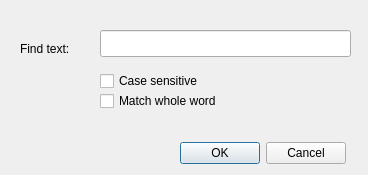
<?xml version="1.0" encoding="UTF-8"?>
<ui version="4.0">
 <class>FindDialog</class>
 <widget class="QDialog" name="FindDialog">
  <property name="geometry">
   <rect>
    <x>0</x>
    <y>0</y>
    <width>368</width>
    <height>175</height>
   </rect>
  </property>
  <property name="windowTitle">
   <string>Find Text</string>
  </property>
  <widget class="QDialogButtonBox" name="buttonBox">
   <property name="geometry">
    <rect>
     <x>170</x>
     <y>140</y>
     <width>176</width>
     <height>27</height>
    </rect>
   </property>
   <property name="orientation">
    <enum>Qt::Horizontal</enum>
   </property>
   <property name="standardButtons">
    <set>QDialogButtonBox::Cancel|QDialogButtonBox::Ok</set>
   </property>
  </widget>
  <widget class="QLineEdit" name="lineEdit">
   <property name="geometry">
    <rect>
     <x>100</x>
     <y>30</y>
     <width>251</width>
     <height>27</height>
    </rect>
   </property>
  </widget>
  <widget class="QLabel" name="label">
   <property name="geometry">
    <rect>
     <x>20</x>
     <y>40</y>
     <width>66</width>
     <height>17</height>
    </rect>
   </property>
   <property name="text">
    <string>Find text:</string>
   </property>
  </widget>
  <widget class="QCheckBox" name="caseSensitive">
   <property name="geometry">
    <rect>
     <x>100</x>
     <y>70</y>
     <width>141</width>
     <height>22</height>
    </rect>
   </property>
   <property name="text">
    <string>Case sensitive</string>
   </property>
  </widget>
  <widget class="QCheckBox" name="matchWholeWord">
   <property name="geometry">
    <rect>
     <x>100</x>
     <y>90</y>
     <width>161</width>
     <height>22</height>
    </rect>
   </property>
   <property name="text">
    <string>Match whole word</string>
   </property>
  </widget>
 </widget>
 <tabstops>
  <tabstop>lineEdit</tabstop>
  <tabstop>caseSensitive</tabstop>
  <tabstop>matchWholeWord</tabstop>
  <tabstop>buttonBox</tabstop>
 </tabstops>
 <resources/>
 <connections>
  <connection>
   <sender>buttonBox</sender>
   <signal>accepted()</signal>
   <receiver>FindDialog</receiver>
   <slot>accept()</slot>
   <hints>
    <hint type="sourcelabel">
     <x>248</x>
     <y>254</y>
    </hint>
    <hint type="destinationlabel">
     <x>157</x>
     <y>274</y>
    </hint>
   </hints>
  </connection>
  <connection>
   <sender>buttonBox</sender>
   <signal>rejected()</signal>
   <receiver>FindDialog</receiver>
   <slot>reject()</slot>
   <hints>
    <hint type="sourcelabel">
     <x>316</x>
     <y>260</y>
    </hint>
    <hint type="destinationlabel">
     <x>286</x>
     <y>274</y>
    </hint>
   </hints>
  </connection>
 </connections>
</ui>
